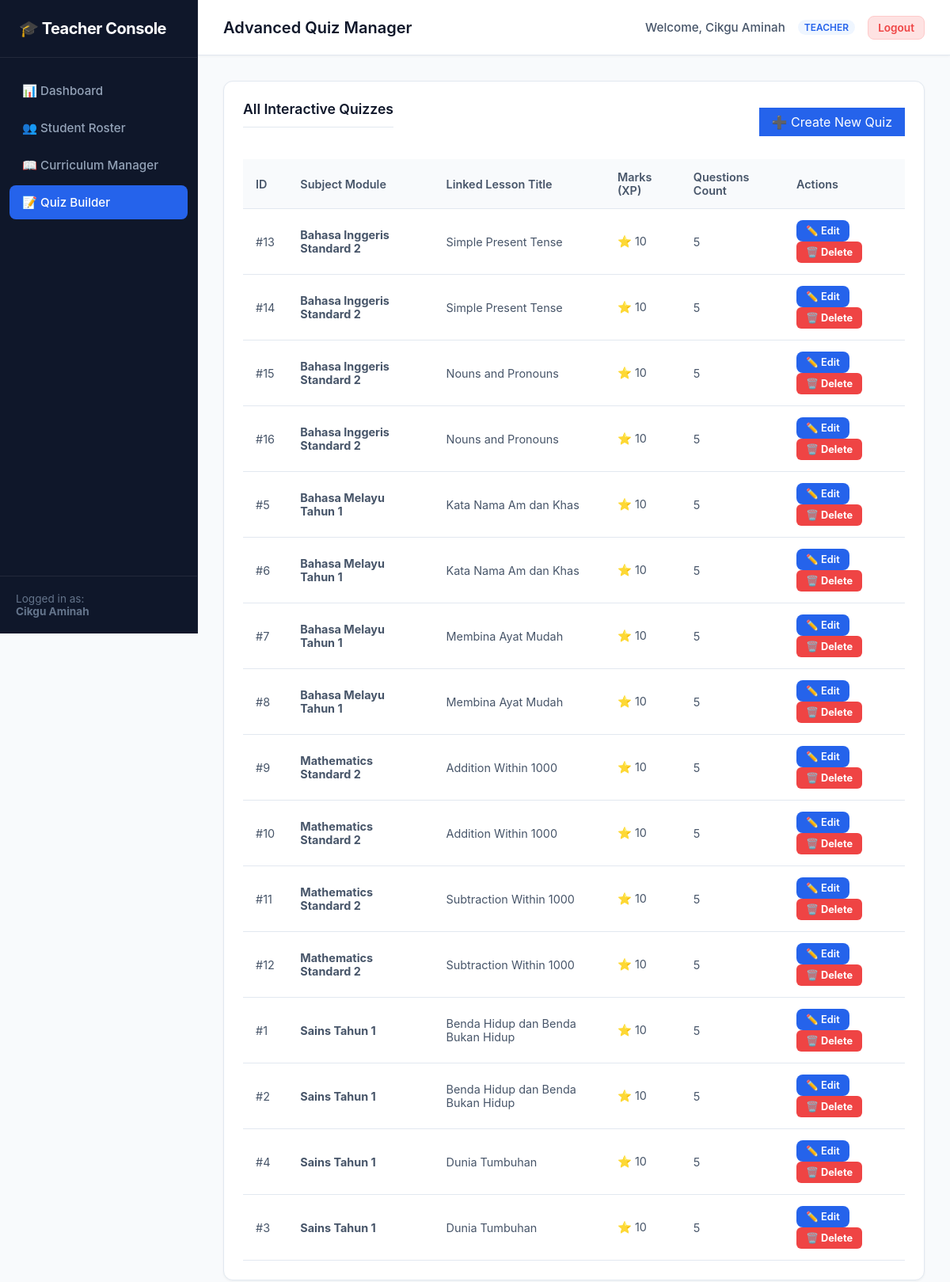
/teacher/quizzes.php (signed in), run on the app's committed database.
### tables this page shows
CREATE TABLE IF NOT EXISTS quizzes (
    quiz_id INT AUTO_INCREMENT PRIMARY KEY,
    lesson_id INT NULL COMMENT 'Parent lesson association, NULL for standalone class quizzes',
    class_section VARCHAR(50) NULL COMMENT 'Associated student group/class for standalone quizzes',
    quiz_title VARCHAR(150) DEFAULT 'Knowledge Check' COMMENT 'User-facing title of the quiz',
    total_marks INT NOT NULL DEFAULT 10 COMMENT 'Maximum potential score points',
    questions_json TEXT NOT NULL COMMENT 'Serialized questions and choices logic',
    FOREIGN KEY (lesson_id) REFERENCES lessons(lesson_id) ON DELETE CASCADE ON UPDATE CASCADE
);

CREATE TABLE IF NOT EXISTS subjects (
    subject_id INT AUTO_INCREMENT PRIMARY KEY,
    subject_name VARCHAR(100) NOT NULL UNIQUE COMMENT 'E.g., Primary Mathematics',
    teacher_id INT NULL COMMENT 'FK to user teaching this class',
    icon_url VARCHAR(255) NULL COMMENT 'CSS class name or image name for student navigation',
    FOREIGN KEY (teacher_id) REFERENCES users(user_id) ON DELETE SET NULL ON UPDATE CASCADE
);

CREATE TABLE IF NOT EXISTS lessons (
    lesson_id INT AUTO_INCREMENT PRIMARY KEY,
    subject_id INT NOT NULL COMMENT 'Parent subject association',
    title VARCHAR(150) NOT NULL COMMENT 'E.g., Addition up to 20',
    video_url VARCHAR(255) NULL COMMENT 'Local path to standard HTML5 video asset',
    worksheet_url VARCHAR(255) NULL COMMENT 'Local path to downloadable PDF task sheet',
    teacher_notes TEXT NULL COMMENT 'Optional text notes or homework details',
    order_num INT NOT NULL DEFAULT 1 COMMENT 'Sequencing position in curriculum list',
    created_at TIMESTAMP DEFAULT CURRENT_TIMESTAMP,
    FOREIGN KEY (subject_id) REFERENCES subjects(subject_id) ON DELETE CASCADE ON UPDATE CASCADE
);

### teacher/quizzes.php (the view, shortened to what this page needs)
<?php
require_once __DIR__ . '/../config/db.php';
$teacher_name = $_SESSION['full_name'];
try {
    $pdo->exec("
        CREATE TABLE IF NOT EXISTS questions (
            question_id INT AUTO_INCREMENT PRIMARY KEY,
            quiz_id INT NOT NULL,
            question_text TEXT NOT NULL,
            question_type ENUM('single_choice', 'multiple_choice', 'fill_in_the_blank', 'drag_and_put', 'connecting_the_link') NOT NULL,
            order_num INT DEFAULT 1,
            FOREIGN KEY (quiz_id) REFERENCES quizzes(quiz_id) ON DELETE CASCADE ON UPDATE CASCADE
        ) ENGINE=InnoDB DEFAULT CHARSET=utf8mb4 COLLATE=utf8mb4_unicode_ci;
        CREATE TABLE IF NOT EXISTS question_options (
            option_id INT AUTO_INCREMENT PRIMARY KEY,
            question_id INT NOT NULL,
            option_text TEXT NOT NULL,
            is_correct TINYINT DEFAULT 0,
            matching_pair TEXT NULL,
            category VARCHAR(100) NULL,
            FOREIGN KEY (question_id) REFERENCES questions(question_id) ON DELETE CASCADE ON UPDATE CASCADE
        ) ENGINE=InnoDB DEFAULT CHARSET=utf8mb4 COLLATE=utf8mb4_unicode_ci;
    ");
} catch (PDOException $e) {
    $alert_danger = "Database Schema Initialization Error: " . $e->getMessage();
}
$action = $_GET['action'] ?? 'list';
$quizzes_list = [];
try {
    $quizzes_list = $pdo->query("
        SELECT q.quiz_id, q.total_marks, l.title AS lesson_title, s.subject_name,
               (SELECT COUNT(*) FROM questions WHERE quiz_id = q.quiz_id) AS question_count
        FROM quizzes q
        JOIN lessons l ON q.lesson_id = l.lesson_id
        JOIN subjects s ON l.subject_id = s.subject_id
        ORDER BY s.subject_name ASC, l.order_num ASC
    ")->fetchAll();
} catch (PDOException $e) {
    $alert_danger = "Error fetching dashboard dataset: " . $e->getMessage();
}
?>
<!DOCTYPE html>
<html lang="en">
<head>
    <link rel="stylesheet" href="../assets/css/dashboard.css">
</head>
<body>
    <div class="admin-sidebar">
        <div class="sidebar-brand">
            🎓 Teacher Console
        </div>
        <ul class="sidebar-menu">
            <li class="sidebar-menu-item">
                <a href="dashboard.php" class="sidebar-link">📊 Dashboard</a>
            </li>
            <li class="sidebar-menu-item">
                <a href="roster.php" class="sidebar-link">👥 Student Roster</a>
            </li>
            <li class="sidebar-menu-item">
                <a href="curriculum.php" class="sidebar-link">📖 Curriculum Manager</a>
            </li>
            <li class="sidebar-menu-item">
                <a href="quizzes.php" class="sidebar-link active">📝 Quiz Builder</a>
            </li>
        </ul>
        <div class="sidebar-footer">
            Logged in as:<br>
            <strong><?php echo htmlspecialchars($teacher_name); ?></strong>
        </div>
    </div>
    <div class="admin-main">
        <div class="admin-topbar">
            <div class="topbar-title">Advanced Quiz Manager</div>
            <div class="topbar-user">
                <span class="user-name">Welcome, <?php echo htmlspecialchars($teacher_name); ?></span>
                <span class="user-role-badge">Teacher</span>
                <a href="../auth/logout.php" class="btn-logout">Logout</a>
            </div>
        </div>
        <div class="admin-content">
            <?php if ($action === 'list'): ?>
                <div class="admin-card">
                    <div style="display: flex; justify-content: space-between; align-items: center; margin-bottom: 20px;">
                        <div class="admin-card-title">All Interactive Quizzes</div>
                        <a href="quizzes.php?action=new" class="btn-solid-blue"
                            style="text-decoration: none; padding: 8px 16px; height: auto;">➕ Create New Quiz</a>
                    </div>
                    <div class="table-responsive">
                        <table class="data-table">
                            <thead>
                                <tr>
                                    <th>ID</th>
                                    <th>Subject Module</th>
                                    <th>Linked Lesson Title</th>
                                    <th>Marks (XP)</th>
                                    <th>Questions Count</th>
                                    <th>Actions</th>
                                </tr>
                            </thead>
                            <tbody>
                                <?php if (empty($quizzes_list)): ?>
                                    <tr>
                                        <td colspan="6" style="text-align: center; color: var(--text-muted);">No quizzes built
                                            yet. Start by clicking "Create New Quiz"!</td>
                                    </tr>
                                <?php else: ?>
                                    <?php foreach ($quizzes_list as $qz): ?>
                                        <tr>
                                            <td>#<?php echo $qz['quiz_id']; ?></td>
                                            <td><strong><?php echo htmlspecialchars($qz['subject_name']); ?></strong></td>
                                            <td><?php echo htmlspecialchars($qz['lesson_title']); ?></td>
                                            <td>⭐ <?php echo $qz['total_marks']; ?></td>
                                            <td><?php echo $qz['question_count']; ?></td>
                                            <td>
                                                <a href="quizzes.php?action=edit&quiz_id=<?php echo $qz['quiz_id']; ?>"
                                                    class="btn-sm btn-solid-blue"
                                                    style="text-decoration: none; margin-right: 5px;">✏️ Edit</a>
                                                <a href="quizzes.php?action=delete&quiz_id=<?php echo $qz['quiz_id']; ?>"
                                                    class="btn-sm btn-delete-q" style="text-decoration: none;"
                                                    onclick="return confirm('Are you sure you want to delete this quiz? This will permanently erase the configuration and all recorded student marks.');">
                                                    🗑️ Delete
                                                </a>
                                            </td>
                                        </tr>
                                    <?php endforeach; ?>
                                <?php endif; ?>
                            </tbody>
                        </table>
                    </div>
                </div>
            <?php endif; ?>
        </div>
    </div>
</body>
</html>

### assets/css/dashboard.css (style rules this page uses)
:root { --sidebar-width: 250px; --primary-color: #1e3a8a; --primary-light: #2563eb; --accent-color: #3b82f6; --success-color: #10b981; --warning-color: #f59e0b; --danger-color: #ef4444; --bg-main: #f8fafc; --bg-card: #ffffff; --text-primary: #0f172a; --text-secondary: #475569; --text-muted: #94a3b8; --border-color: #e2e8f0; --radius-standard: 12px; --radius-small: 8px; --shadow-sm: 0 1px 3px rgba(0, 0, 0, 0.05); --shadow-md: 0 4px 6px -1px rgba(0, 0, 0, 0.05), 0 2px 4px -1px rgba(0, 0, 0, 0.03); }
* { box-sizing: border-box; margin: 0; padding: 0; }
body { font-family: 'Inter', -apple-system, BlinkMacSystemFont, "Segoe UI", Roboto, sans-serif; background-color: var(--bg-main); color: var(--text-primary); display: flex; min-height: 100vh; }
.admin-sidebar { width: var(--sidebar-width); background-color: #0f172a; color: white; position: fixed; height: 100vh; left: 0; top: 0; display: flex; flex-direction: column; z-index: 100; border-right: 1px solid rgba(255, 255, 255, 0.05); }
.sidebar-brand { padding: 24px; font-size: 1.25rem; font-weight: 700; letter-spacing: -0.025em; border-bottom: 1px solid rgba(255, 255, 255, 0.08); display: flex; align-items: center; gap: 8px; }
.sidebar-menu { list-style: none; padding: 20px 12px; flex-grow: 1; }
.sidebar-menu-item { margin-bottom: 4px; }
.sidebar-link { display: flex; align-items: center; gap: 12px; padding: 12px 16px; color: #94a3b8; text-decoration: none; font-weight: 500; font-size: 0.95rem; border-radius: var(--radius-small); transition: all 0.2s ease; }
.sidebar-link.active { background-color: var(--primary-light); color: white; }
.sidebar-footer { padding: 20px; border-top: 1px solid rgba(255, 255, 255, 0.08); font-size: 0.85rem; color: #64748b; }
.admin-main { margin-left: var(--sidebar-width); flex-grow: 1; display: flex; flex-direction: column; min-width: 0; }
.admin-topbar { height: 70px; background-color: var(--bg-card); border-bottom: 1px solid var(--border-color); display: flex; align-items: center; justify-content: space-between; padding: 0 32px; box-shadow: var(--shadow-sm); }
.topbar-title { font-size: 1.25rem; font-weight: 600; color: var(--text-primary); }
.topbar-user { display: flex; align-items: center; gap: 16px; }
.user-name { font-weight: 500; font-size: 0.95rem; color: var(--text-secondary); }
.user-role-badge { background-color: #eff6ff; color: var(--primary-light); padding: 2px 8px; border-radius: 9999px; font-size: 0.75rem; font-weight: 600; text-transform: uppercase; }
.btn-logout { padding: 6px 12px; border-radius: var(--radius-small); font-size: 0.85rem; font-weight: 600; background-color: #fee2e2; color: var(--danger-color); border: 1px solid #fecaca; cursor: pointer; text-decoration: none; transition: background-color 0.2s ease; }
.admin-content { padding: 32px; max-width: 1200px; width: 100%; margin: 0 auto; }
.admin-card { background-color: var(--bg-card); border-radius: var(--radius-standard); border: 1px solid var(--border-color); padding: 24px; box-shadow: var(--shadow-sm); margin-bottom: 32px; }
.admin-card-title { font-size: 1.1rem; font-weight: 600; margin-bottom: 20px; padding-bottom: 12px; border-bottom: 1px solid var(--border-color); color: var(--text-primary); }
.table-responsive { width: 100%; overflow-x: auto; }
.data-table { width: 100%; border-collapse: collapse; text-align: left; font-size: 0.9rem; }
.data-table th { background-color: #f8fafc; color: var(--text-secondary); padding: 14px 16px; font-weight: 600; border-bottom: 1px solid var(--border-color); }
.data-table td { padding: 14px 16px; border-bottom: 1px solid var(--border-color); color: var(--text-secondary); vertical-align: middle; }
.btn-sm { padding: 6px 12px; font-size: 0.8rem; font-weight: 600; border-radius: var(--radius-small); border: 1px solid var(--border-color); background-color: white; cursor: pointer; text-decoration: none; color: var(--text-secondary); transition: all 0.2s ease; display: inline-flex; align-items: center; gap: 4px; }
.btn-solid-blue { background-color: var(--primary-light); color: white; border: none; }

### teacher/quizzes.php (style rules this page uses)
.btn-delete-q { background-color: #ef4444; color: white; border: none; border-radius: 6px; padding: 6px 12px; font-weight: 700; cursor: pointer; }

### data on the page
quizzes: quiz_id "13", subjects.subject_name "Bahasa Inggeris Standard 2", lesson.title "Simple Present Tense", total_marks "10", question_count "5"
quizzes: quiz_id "14", subjects.subject_name "Bahasa Inggeris Standard 2", lesson.title "Simple Present Tense", total_marks "10", question_count "5"
quizzes: quiz_id "15", subjects.subject_name "Bahasa Inggeris Standard 2", lesson.title "Nouns and Pronouns", total_marks "10", question_count "5"
quizzes: quiz_id "16", subjects.subject_name "Bahasa Inggeris Standard 2", lesson.title "Nouns and Pronouns", total_marks "10", question_count "5"
quizzes: quiz_id "5", subjects.subject_name "Bahasa Melayu Tahun 1", lesson.title "Kata Nama Am dan Khas", total_marks "10", question_count "5"
quizzes: quiz_id "6", subjects.subject_name "Bahasa Melayu Tahun 1", lesson.title "Kata Nama Am dan Khas", total_marks "10", question_count "5"
quizzes: quiz_id "7", subjects.subject_name "Bahasa Melayu Tahun 1", lesson.title "Membina Ayat Mudah", total_marks "10", question_count "5"
quizzes: quiz_id "8", subjects.subject_name "Bahasa Melayu Tahun 1", lesson.title "Membina Ayat Mudah", total_marks "10", question_count "5"
quizzes: quiz_id "9", subjects.subject_name "Mathematics Standard 2", lesson.title "Addition Within 1000", total_marks "10", question_count "5"
quizzes: quiz_id "10", subjects.subject_name "Mathematics Standard 2", lesson.title "Addition Within 1000", total_marks "10", question_count "5"
quizzes: quiz_id "11", subjects.subject_name "Mathematics Standard 2", lesson.title "Subtraction Within 1000", total_marks "10", question_count "5"
quizzes: quiz_id "12", subjects.subject_name "Mathematics Standard 2", lesson.title "Subtraction Within 1000", total_marks "10", question_count "5"
quizzes: quiz_id "1", subjects.subject_name "Sains Tahun 1", lesson.title "Benda Hidup dan Benda Bukan Hidup", total_marks "10", question_count "5"
quizzes: quiz_id "2", subjects.subject_name "Sains Tahun 1", lesson.title "Benda Hidup dan Benda Bukan Hidup", total_marks "10", question_count "5"
quizzes: quiz_id "4", subjects.subject_name "Sains Tahun 1", lesson.title "Dunia Tumbuhan", total_marks "10", question_count "5"
quizzes: quiz_id "3", subjects.subject_name "Sains Tahun 1", lesson.title "Dunia Tumbuhan", total_marks "10", question_count "5"

### other printed values
$teacher_name "Cikgu Aminah"
